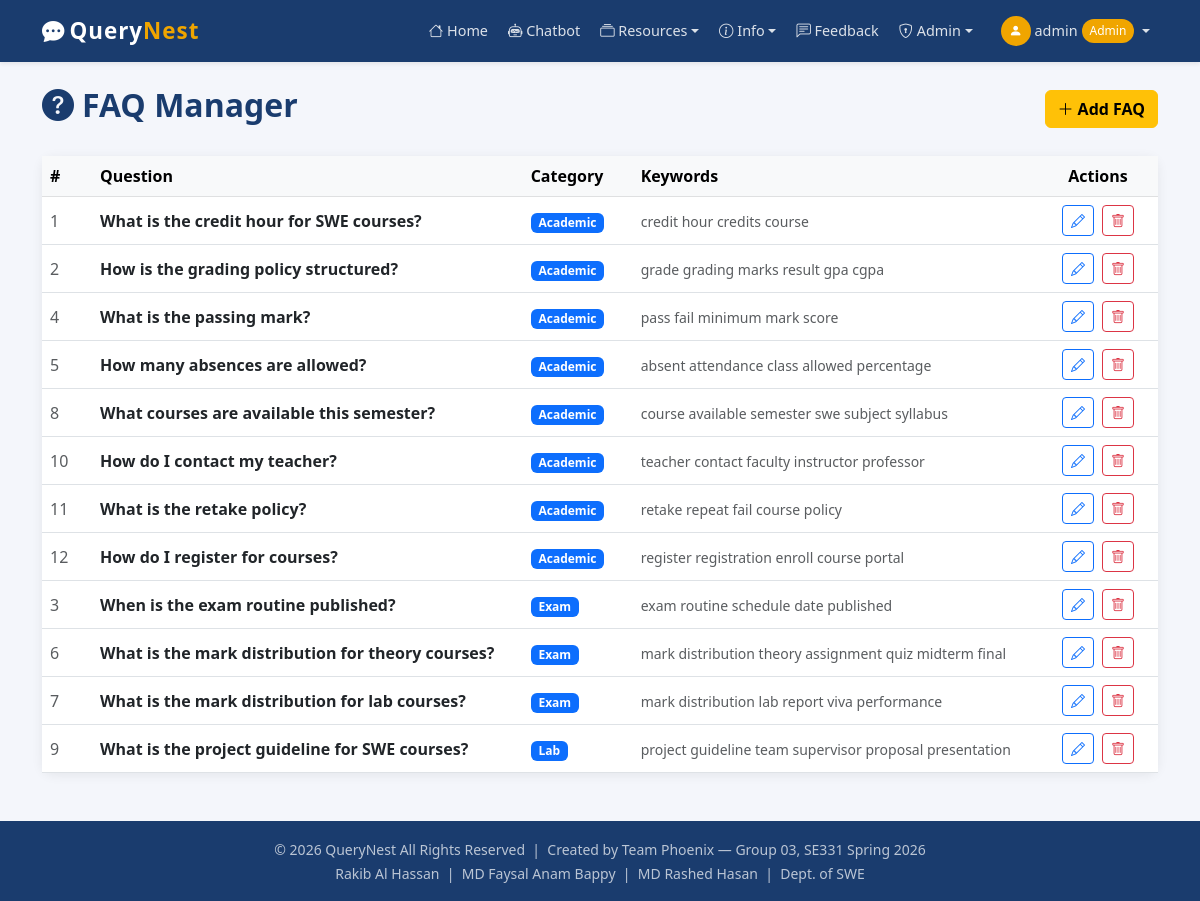
The app's page /admin/faqs (signed in) with its own data.
### tables this page shows
CREATE TABLE faqs (
            faq_id    INTEGER PRIMARY KEY AUTOINCREMENT,
            question  TEXT NOT NULL,
            answer    TEXT NOT NULL,
            keywords  TEXT,
            category  TEXT
        );

### app.py (the view)
@app.route('/admin/faqs')
@admin_required
def admin_faqs():
    conn = get_db()
    faqs = conn.execute("SELECT * FROM faqs ORDER BY category, faq_id").fetchall()
    conn.close()
    return render_template('admin_faqs.html', faqs=faqs)

### app.py (called while the page is built)
def get_db():
    conn = sqlite3.connect(DB_PATH)
    conn.row_factory = sqlite3.Row
    return conn

def admin_required(f):
    @wraps(f)
    def decorated(*args, **kwargs):
        if session.get('role') != 'admin':
            flash('Admin access required.', 'danger')
            return redirect(url_for('login'))
        return f(*args, **kwargs)
    return decorated

### templates/admin_faqs.html (shortened to what this page needs)
{% extends "base.html" %}
{% block content %}
<div class="d-flex justify-content-between align-items-center mb-4">
  <h2 class="fw-bold" style="color:#1a3c6e;">
    <i class="bi bi-question-circle-fill me-2"></i>FAQ Manager
  </h2>
  <a href="{{ url_for('faq_add') }}" class="btn btn-warning fw-semibold">
    <i class="bi bi-plus-lg me-1"></i>Add FAQ
  </a>
</div>
<div class="card">
  <div class="card-body p-0">
    {% if faqs %}
    <div class="table-responsive">
      <table class="table table-hover align-middle mb-0">
        <thead class="table-light">
          <tr>
            <th width="50">#</th>
            <th>Question</th>
            <th width="110">Category</th>
            <th>Keywords</th>
            <th width="120" class="text-center">Actions</th>
          </tr>
        </thead>
        <tbody>
          {% for f in faqs %}
          <tr>
            <td class="text-muted">{{ f.faq_id }}</td>
            <td class="fw-semibold">{{ f.question[:80] }}{% if f.question|length > 80 %}…{% endif %}</td>
            <td><span class="badge bg-primary">{{ f.category or 'General' }}</span></td>
            <td><small class="text-muted">{{ f.keywords or '-' }}</small></td>
            <td class="text-center">
              <a href="{{ url_for('faq_edit', faq_id=f.faq_id) }}"
                 class="btn btn-sm btn-outline-primary me-1"><i class="bi bi-pencil"></i></a>
              <a href="{{ url_for('faq_delete', faq_id=f.faq_id) }}"
                 class="btn btn-sm btn-outline-danger"
                 onclick="return confirm('Delete this FAQ?')"><i class="bi bi-trash"></i></a>
            </td>
          </tr>
          {% endfor %}
        </tbody>
      </table>
    </div>
    {% else %}
    <div class="text-center text-muted py-5">
      <i class="bi bi-inbox fs-1"></i>
      <p class="mt-3">No FAQs yet. <a href="{{ url_for('faq_add') }}">Add one now</a>.</p>
    </div>
    {% endif %}
  </div>
</div>
{% endblock %}

### templates/base.html (style rules this page uses)
:root { --primary:#1a3c6e; --accent:#f0a500; }
body { background:#f4f6fb; font-family:'Segoe UI',sans-serif; }
.card { border:none; border-radius:12px; box-shadow:0 2px 12px rgba(0,0,0,.07); }

### records on screen
faqs: faq_id "1", question "What is the credit hour for SWE courses?", category "Academic", keywords "credit hour credits course"
faqs: faq_id "2", question "How is the grading policy structured?", category "Academic", keywords "grade grading marks result gpa cgpa"
faqs: faq_id "4", question "What is the passing mark?", category "Academic", keywords "pass fail minimum mark score"
faqs: faq_id "5", question "How many absences are allowed?", category "Academic", keywords "absent attendance class allowed percentage"
faqs: faq_id "8", question "What courses are available this semester?", category "Academic", keywords "course available semester swe subject syllabus"
faqs: faq_id "10", question "How do I contact my teacher?", category "Academic", keywords "teacher contact faculty instructor professor"
faqs: faq_id "11", question "What is the retake policy?", category "Academic", keywords "retake repeat fail course policy"
faqs: faq_id "12", question "How do I register for courses?", category "Academic", keywords "register registration enroll course portal"
faqs: faq_id "3", question "When is the exam routine published?", category "Exam", keywords "exam routine schedule date published"
faqs: faq_id "6", question "What is the mark distribution for theory courses?", category "Exam", keywords "mark distribution theory assignment quiz midterm final"
faqs: faq_id "7", question "What is the mark distribution for lab courses?", category "Exam", keywords "mark distribution lab report viva performance"
faqs: faq_id "9", question "What is the project guideline for SWE courses?", category "Lab", keywords "project guideline team supervisor proposal presentation"

### other values on screen
{{ session.user_name }} "admin"
